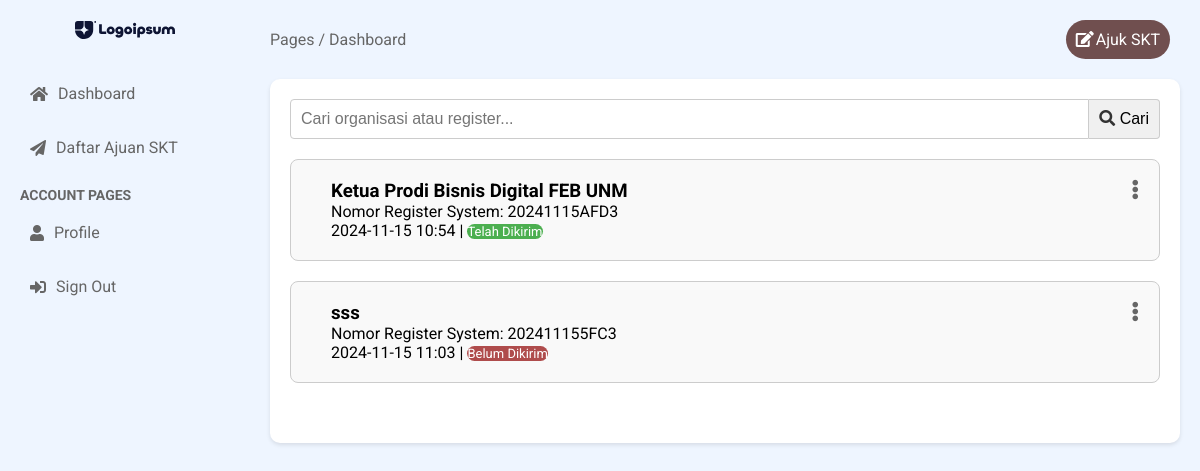
Screenshot of /dashboard/ (signed in) with the database file from the repository.
### modelform/models.py (models this page shows, shortened)
class Register(models.Model):
    id = models.UUIDField(primary_key=True, default=uuid.uuid4, editable=False)
    author = models.ForeignKey(User, on_delete=models.CASCADE, null=True, blank=True)
    nama_organisasi = models.CharField(max_length=255)
    register = models.CharField(max_length=10, unique=True, editable=False)
    created_at = models.DateTimeField(auto_now_add=True)
    logo = models.ImageField(upload_to=logo, blank=False, null=True, validators=[validate_file_size])
    is_completed = models.BooleanField(default=False)
    is_verified = models.BooleanField(default=False)  # Field untuk status verifikasi
    verified_at = models.DateTimeField(null=True, blank=True)  # Tanggal dan waktu verifikasi

### accounts/viewsPelanggan.py (the view)
# urls.py: path('dashboard/', viewsPelanggan.pelanggan, name='dashboard_pelanggan'),
@user_passes_test(is_pelanggan)
def pelanggan(request):
    query = request.GET.get('q', '')  # Mengambil nilai dari parameter 'q' di URL
    results = Register.objects.filter(author=request.user)
    jumlah_pengajuan_skt = Register.objects.filter(is_completed=True).filter(author=request.user).count()
    if query:
        results = results.filter(
            Q(nama_organisasi__icontains=query) | Q(register__icontains=query)
        )
    user = request.user
    return render(request, 'dashboard/pelanggan.html', {'user': user, 'results': results, 'query': query, 'jumlah_pengajuan_skt': jumlah_pengajuan_skt})

### accounts/context_processors.py (called while the page is built)
def versioned_static(request):
    version = 'v1.x'  # Increment this version number
    return {
        'STATIC_VERSION': version,
    }

### accounts/viewsPelanggan.py (called while the page is built)
def is_pelanggan(user):
    return user.is_authenticated and user.is_pelanggan

### templates/dashboard/pelanggan.html (shortened to what this page needs)
{% extends 'dashboard/base.html' %}
{% load static %}
{% block content %}
<main class="main-content">
<header class="main-header">
    <div class="breadcrumb">
        <span>Pages / Dashboard</span>
    </div>
    <div class="header-right">
      <a href="{% url 'create_register' %}" class="btn-add"><i class="fas fa-edit"></i>Ajuk SKT</a>
    </div>
</header>
<section class="main-section">
<form method="GET" action="{% url 'dashboard_pelanggan' %}" class="search-form">
  <input
      type="text"
      name="q"
      placeholder="Cari organisasi atau register..."
      value="{{ query }}"
      aria-label="Search"
  >
  <button type="submit" aria-label="Cari">
      <i class="fas fa-search"></i> Cari
  </button>
</form>
{% if results %}
<div class="categories-list-undangan">
  {% for register in results %}
  <div class="category-list-undangan">
    <div class="category-text">
      <h3>{{ register.nama_organisasi }}</h3>
      <p>Nomor Register System: {{ register.register }}</p>
      <p> {{ register.created_at|date:"Y-m-d H:i" }} |
        {% if register.is_completed %}
        <span class="status-approved">Telah Dikirim</span>
        {% else %}
        <span class="status-pending">Belum Dikirim</span>
        {% endif %}
      </p>
    </div>
    <div class="menu-list-undangan">
      <i class="fas fa-ellipsis-v menu-icon" onclick="toggleModal('modal{{ register.id }}')"></i>
    </div>
  </div>
{% endfor %}
{% else %}
<div class="message error"> No organisasi found.</div>
</div>
{% endif %}
</section>
</main>
</div>
{% endblock %}

### static/dashboard/styles.css (style rules this page uses)
* { margin: 0; padding: 0; box-sizing: border-box; }
body { font-family: 'Roboto', sans-serif; background-color: #f0f2f5; }
.search-form { display: flex; width: 100%; margin-bottom: 20px; }
.search-form input[type="text"] { flex: 1; padding: 10px; border: 1px solid #ccc; border-radius: 4px 0 0 4px; outline: none; font-size: 16px; width: 100%; box-sizing: border-box; }
.search-form button { padding: 10px; border: 1px solid #ccc; border-left: none; border-radius: 0 4px 4px 0; background-color: #f0f0f0; cursor: pointer; font-size: 16px; box-sizing: border-box; }
.search-form button i { color: #333; }
.main-content { flex: 1; padding: 20px; background-color: #EEF5FF; }
.main-header { display: flex; justify-content: space-between; align-items: center; margin-bottom: 20px; }
.breadcrumb { color: #666; }
.header-right { display: flex; align-items: center; }
.header-right a { margin-right: 10px; color: #ffffff; text-decoration: none; }
.header-right i { margin-right: 2px; color: #fff; }
.btn-add { background-color: #704f4f; padding: 10px; border-radius: 50px; }
.main-section { padding: 20px; background-color: #ffffff; border-radius: 10px; box-shadow: 0 2px 4px rgba(0, 0, 0, 0.1); }
.categories-list-undangan { display: flex; flex-wrap: wrap; justify-content: left; gap: 20px; margin-bottom: 40px; }
.category-list-undangan { display: flex; align-items: center; flex: 1 1 100%; padding: 20px; border: 1px solid #ccc; border-radius: 8px; background-color: #f9f9f9; position: relative; }
.category-text { flex-grow: 1; }
.status-approved { color: #ffffff; background: #4CAF50; border-radius: 100px; font-size: 13px; }
.status-pending { color: #ffffff; background: #af4c4c; border-radius: 100px; font-size: 13px; }
.menu-list-undangan { position: absolute; right: 20px; top: 20px; cursor: pointer; }
.menu-icon { font-size: 20px; color: #666; }

### rows the page displays
Register: nama_organisasi "Ketua Prodi Bisnis Digital FEB UNM", register "20241115AFD3", created_at "2024-11-15 10:54", is_completed "Telah Dikirim"
Register: nama_organisasi "sss", register "202411155FC3", created_at "2024-11-15 11:03", is_completed "Belum Dikirim"
